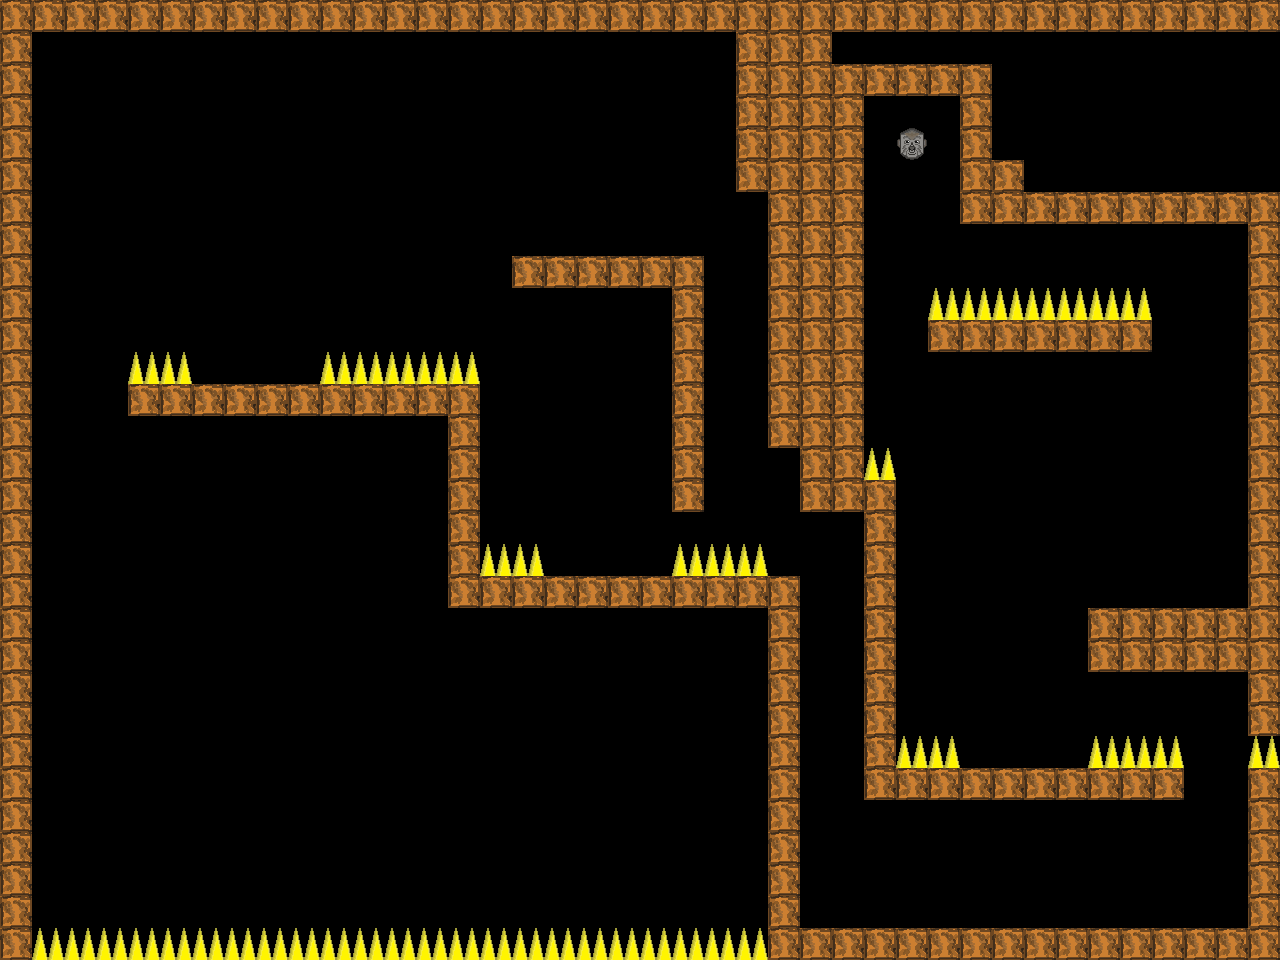

The image is a tile-based game level rendered from a .tmx file. Its description and source (layers, tilesets, objects; grid data summarised) follow:
An orthogonal 40x30 tile map with 32x32 px tiles, 1 tile layer (Warstwa Kafelków 1).

<map version="1.2" tiledversion="1.3.4" orientation="orthogonal" renderorder="left-up" width="40" height="30" tilewidth="32" tileheight="32" infinite="0" nextlayerid="3" nextobjectid="1">
 <editorsettings>
  <export target="test1..tmx" format="tmx" />
 </editorsettings>
 <tileset firstgid="1" name="sheep2" tilewidth="32" tileheight="32" tilecount="4" columns="2">
  <image source="../sheep3.bmp" trans="000000" width="64" height="64" />
 </tileset>
 <layer id="1" name="Warstwa Kafelków 1" width="40" height="30">
  <data>[1200 cells, 307 non-empty, 3 distinct tile ids]</data>
 </layer>
</map>
